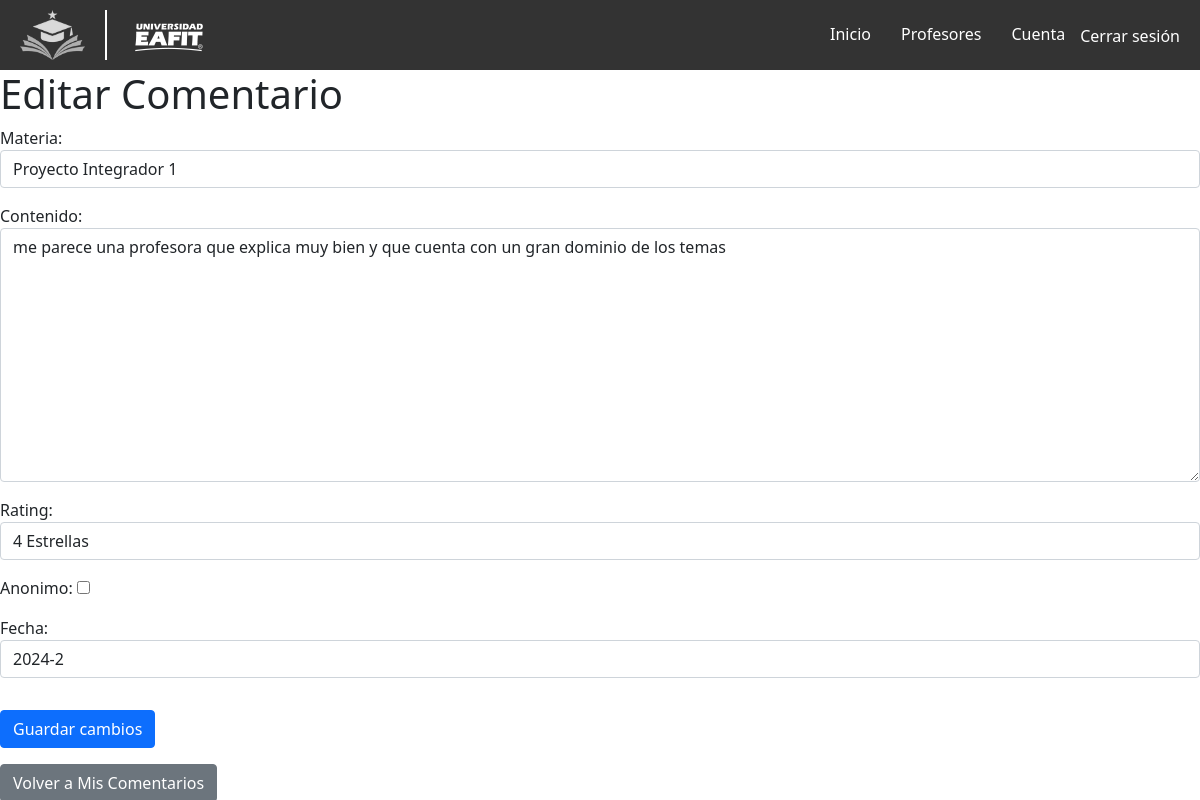
Page /edit_review/24/ (signed in) on the committed database.
### review/models.py (models this page shows, shortened)
class Comentario(models.Model):
    SEMESTRES = [
        ('2024-2', '2024-2'),
        ('2024-1', '2024-1'),
        ('2023-2', '2023-2'),
        ('2023-1', '2023-1'),
        ('2022-2', '2022-2'),
        ('2022-1', '2022-1'),
        ('2021-2', '2021-2'),
        ('2021-1', '2021-1'),
    ]
    profesor = models.ForeignKey('profesores.Profesor', related_name='comentarios', on_delete=models.CASCADE)
    materia = models.ForeignKey(
        'profesores.Materia',
        related_name='comentarios',
        on_delete=models.SET_NULL,  # Si se elimina una materia, dejar como NULL
        null=True,  # Permite valores nulos
        blank=True  # Permite que el formulario deje el campo vacío
    )
    usuario = models.ForeignKey(User, on_delete=models.CASCADE)
    contenido = models.TextField()
    fecha = models.CharField(max_length=7, choices=SEMESTRES, default='2024-2')
    rating = models.IntegerField(choices=((1, '1 Estrella'), (2, '2 Estrellas'),
                                          (3, '3 Estrellas'), (4, '4 Estrellas'),
                                          (5, '5 Estrellas')), default=1)
    aprobado_por_ia = models.BooleanField(default=False)
    anonimo = models.BooleanField(default=False)

### review/views.py (the view)
# urls.py: path('edit_review/<int:comentario_id>/', reviewViews.edit_review, name='edit_review'),
@login_required
def edit_review(request, comentario_id):
    from review.forms import ComentarioForm
    comentario = get_object_or_404(Comentario, id=comentario_id)
    if comentario.usuario != request.user and not request.user.is_staff:
        return HttpResponseForbidden()  # Retorna un error 403 si el usuario no es el propietario o admin
    if request.method == 'POST':
        form = ComentarioForm(request.POST, instance=comentario)
        if form.is_valid():
            form.save()  # Guardar los cambios
            return redirect('mis_comentarios', user_id=request.user.id)  # Redirigir a la página de "Mis Comentarios"
    else:
        form = ComentarioForm(instance=comentario)
    return render(request, 'review/edit_review.html', {'form': form, 'comentario': comentario, 'usuario': request.user})

### review/forms.py
class ComentarioForm(forms.ModelForm):
    anonimo = forms.BooleanField(required=False)
    class Meta:
        model = Comentario
        fields = ['materia', 'contenido', 'rating', 'anonimo', 'fecha']
    def __init__(self, *args, **kwargs):
        profesor = kwargs.pop('profesor', None)  # Recibe el profesor desde la vista
        super().__init__(*args, **kwargs)
        if profesor:
            self.fields['materia'].queryset = profesor.materias.all()
        self.fields['materia'].widget.attrs.update({'class': 'form-control'})
        self.fields['contenido'].widget.attrs.update({'class': 'form-control'})
        self.fields['rating'].widget.attrs.update({'class': 'form-control'})
        self.fields['fecha'].widget.attrs.update({'class': 'form-control'})
    '''def clean_rating(self):
        rating = self.cleaned_data.get('rating')
        if rating == 0:
            raise forms.ValidationError("Por favor, seleccione una calificación válida.")
        return rating'''

### profesores/models.py (called while the page is built)
    def __str__(self):
        return f"{self.nombre}"

### review/templates/review/edit_review.html (shortened to what this page needs)
{% extends 'base_generic.html' %}
{% block content %}
<link href="https://cdn.jsdelivr.net/npm/bootstrap@5.1.3/dist/css/bootstrap.min.css" rel="stylesheet">
<h1>Editar Comentario</h1>
<form method="POST">
    {{ form.as_p }}
    <button type="submit" class="btn btn-primary mt-3">Guardar cambios</button>
</form>
<a href="{% url 'mis_comentarios' usuario.id %}" class="btn btn-secondary mt-3">Volver a Mis Comentarios</a>
{% endblock %}

### templates/base_generic.html (style rules this page uses)
body { font-family: Arial, sans-serif; }

### rows in the picture
Comentario: materia "Proyecto Integrador 1", contenido "me parece una profesora que explica muy bien y que cuenta con un gran dominio de los temas", rating "4 Estrellas", fecha "2024-2"
